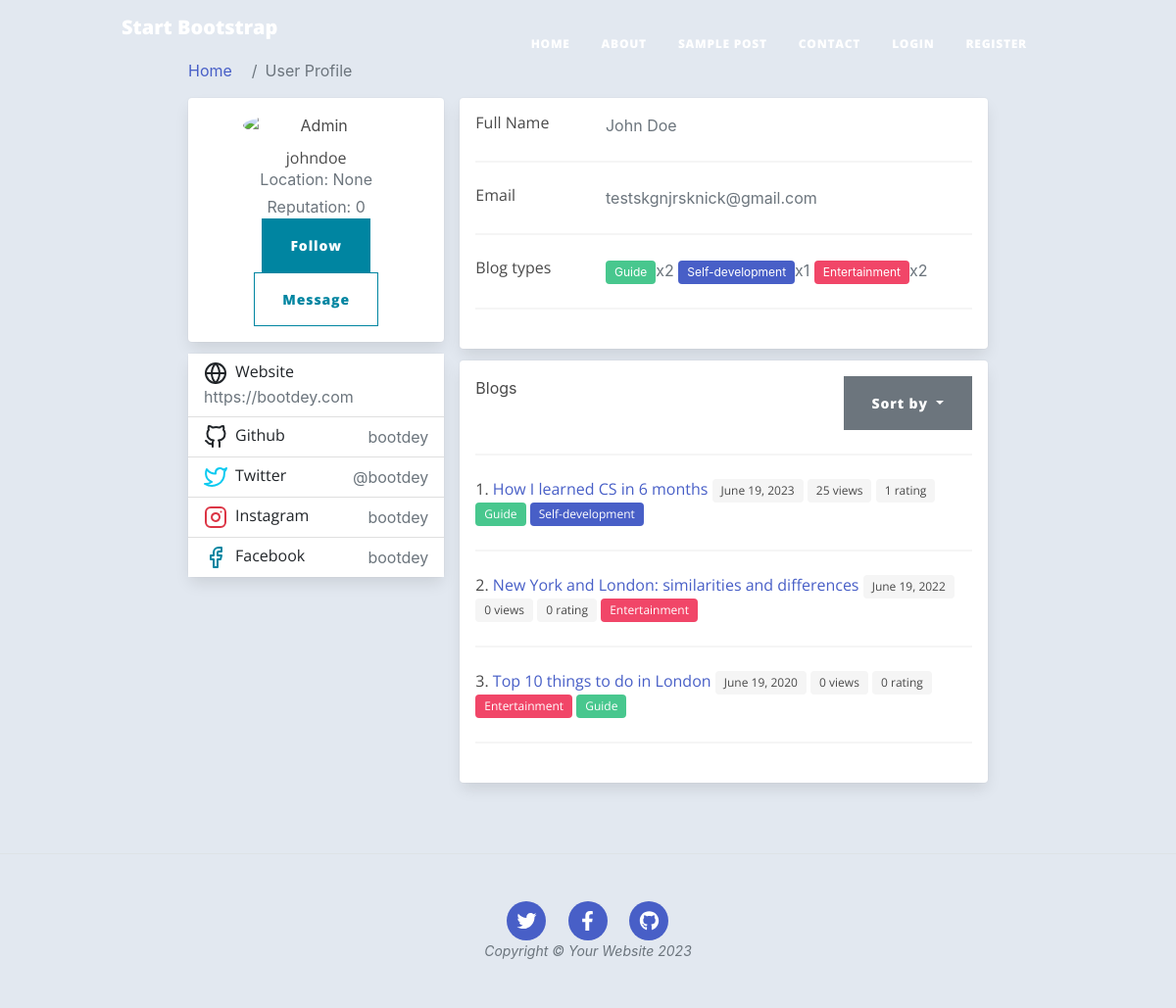
Before: /feed/user/25 with the older database file.
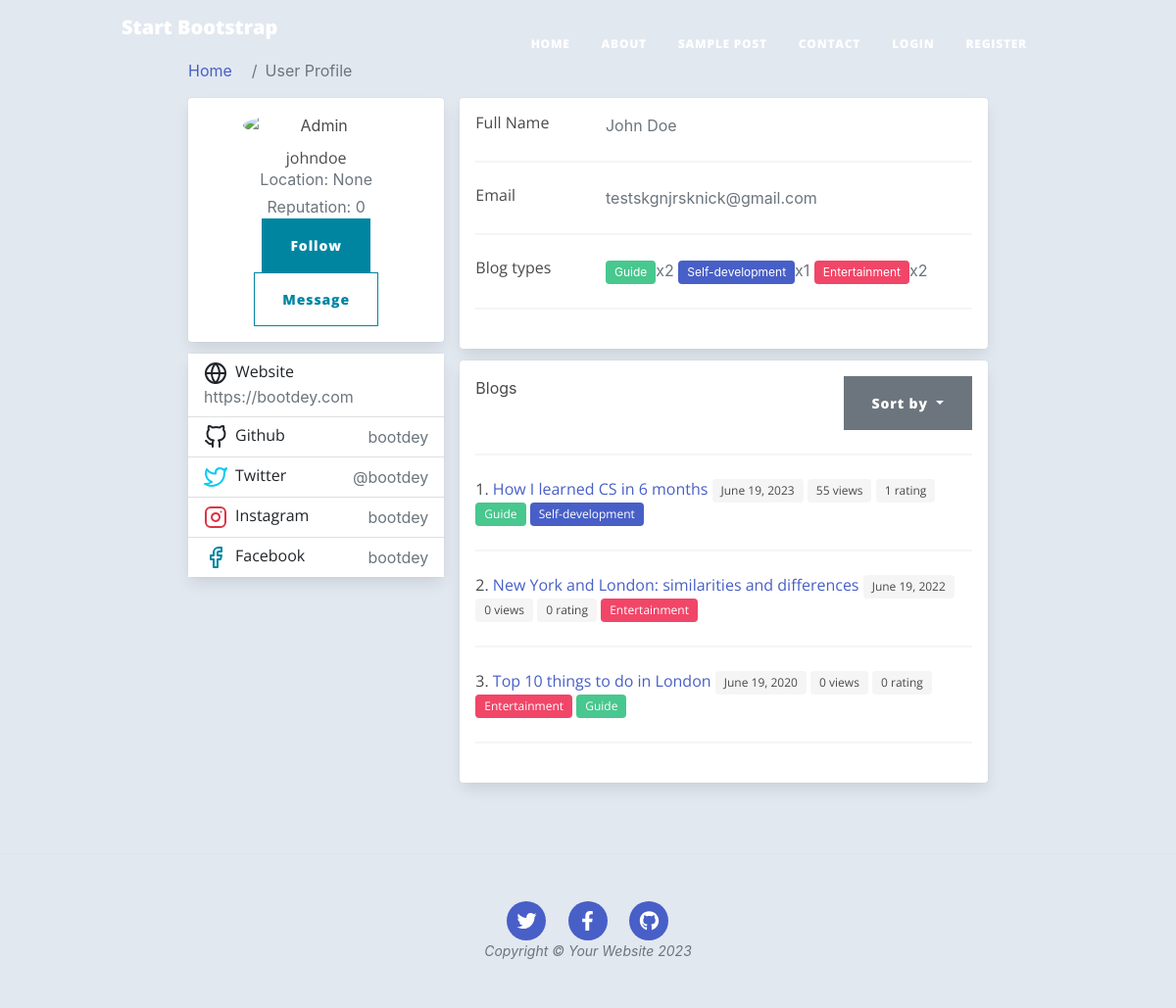
After: the same page with the newer database file.
### feed/models.py (models this page shows, shortened)
class Blog(models.Model):
    title = models.CharField(max_length=200, null=True)
    author = models.ForeignKey(
        User,
        on_delete=models.RESTRICT,
        blank=True,
        null=True,
    )
    post_date = models.DateField(default=now)
    content_type = models.ManyToManyField(ContentType)
    language = models.ForeignKey(Language, on_delete=models.RESTRICT, null=True)
    content = QuillField()
    upvoters = models.ManyToManyField(User, related_name='upvoters')
    views = models.IntegerField(editable=False, default=0)
    class Meta:
        ordering = ['-post_date']
    def __str__(self):
        return self.title
    def get_rating(self):
        return len(self.upvoters.all())

### feed/views.py (the view, shortened to what this page needs)
# urls.py: path('user/<int:pk>', views.profile, name='profile'),
def profile(request, pk, sorting='title', edit=''):
    user = get_object_or_404(User, pk=pk)
    user_profile = user.userprofile
    reverse_sorting = {'rating', 'views', 'post_date'}
    if sorting in reverse_sorting:
        sorting = '-' + sorting
    blogs_sorted = user.blog_set.order_by(sorting).all()
    context = {'passed_user': user, 'blogs_sorted': blogs_sorted}
    if not edit:
        return render(request, 'feed/profile.html', context=context)

### feed/models.py (called while the page is built)
    def __str__(self):
        return f'{self.user.first_name} {self.user.last_name}'

    def __str__(self):
        return self.type

### feed/templatetags/feed_extras.py (called while the page is built)
@register.filter
def get_blog_types(user: User) -> list[tuple]:
    types = defaultdict(int)
    for blog in user.blog_set.all():
        for content_type in blog.content_type.all():
            types[content_type] += 1
    return list(types.items())

### feed/templates/feed/profile.html (shortened to what the changed rows need)
{% extends 'base_generic.html' %}
{% block additional_links %}
  {% load feed_extras %}
  {% load static %}
  <link href="{% static 'css/profile_style.css' %}" rel="stylesheet"/>
  <link rel='stylesheet' href='https://cdnjs.cloudflare.com/ajax/libs/bulma/0.7.5/css/bulma.css'>
{% endblock %}
{% block content %}
<div class="container">
    <div class="main-body">
          <div class="row gutters-sm">
            <div class="col-md-8">
              {% if passed_user.blog_set %}
                <div class="card mb-3">
                  <div class="card-body">
                    <div class="row">
                      <div class="col justify-content-between" style="display: flex;">
                      </div>
                    </div>
                    <hr>
                    {% for blog in blogs_sorted %}
                      <div class="row">
                        <div class="col">
                          <h6 class="mb-0">{{ forloop.counter }}.
                            <a href="{% url 'blog' blog.pk %}">{{ blog }}</a>
                            <span class="tag is-light">{{ blog.post_date }}</span>
                            <span class="tag is-light">{{ blog.views }} views</span>
                            <span class="tag is-light">{{ blog.get_rating }} rating</span>
                          {% for type in blog.content_type.all %}
                            <span class="tag is-{{ type.color }}">{{ type }}</span>
                          {% endfor %}
                          </h6>
                        </div>
                      </div>
                      <hr>
                    {% endfor %}
                  </div>
                </div>
              {% endif %}
            </div>
          </div>
        </div>
    </div>
{% endblock %}

Changed rows visible on the page:
changed Blog "How I learned CS in 6 months": views "25" → "55"
